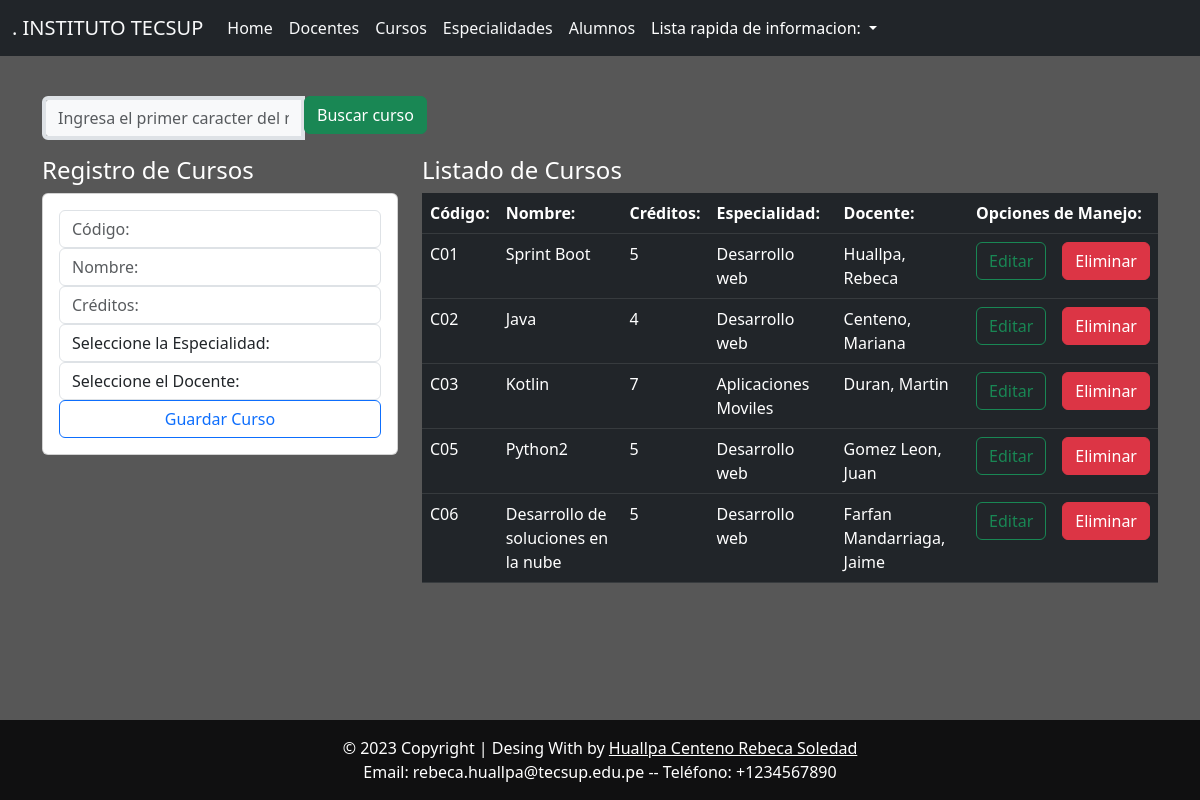
Screenshot of /curso with the database file from the repository.
### Aplicaciones/Academicos/models.py (models this page shows, shortened)
class Curso(models.Model):
    codigo = models.CharField(primary_key=True, max_length=6)
    nombre = models.CharField(max_length=50)
    creditos = models.PositiveSmallIntegerField()
    especialidad = models.ForeignKey(Especialidad, on_delete=models.CASCADE)
    docente = models.ForeignKey(Docente, on_delete=models.CASCADE)

class Especialidad(models.Model):
    nombre = models.CharField(max_length=50)
    descripcion = models.TextField()

class Docente(models.Model):
    apellido = models.CharField(max_length=50)
    nombre = models.CharField(max_length=50)
    f_ingreso = models.DateField()
    dni = models.CharField(max_length=8)
    telefono = models.CharField(max_length=15)

### Aplicaciones/Academicos/views.py (the view)
# urls.py: path('curso', views.curso, name='curso'),
def curso(request):
    cursosListado = Curso.objects.all()
    especialidades = Especialidad.objects.all()
    docentes = Docente.objects.all()
    return render(request, "GestionCursos.html", {"cursos": cursosListado, "especialidades": especialidades, "docentes": docentes})

### Aplicaciones/Academicos/Templates/GestionCursos.html (shortened to what this page needs)
{% extends 'base.html' %}
{% block body %}
<form action="{% url 'buscar_curso' %}" class="d-none d-sm-inline-block form-inline mr-auto ml-md-6 my-4 my-md-3 mw-100 navbar-search" method="POST">
  <div class="input-group">
    <input type="text" class="form-control bg-light border-4 small" placeholder="Ingresa el primer caracter del nombre..." name="buscar" value="{{ request.POST.buscar }}">
    <br>
    <div class="input-group-append">
      <button class="btn btn-success" type="submit">Buscar curso </button>
    </div>
  </div>
</form>
<div class="row">
  <div class="col-sm-12 col-md-6 col-lg-4 col-xl-4">
    <h4>Registro de Cursos</h4>
    <div class="card">
      <div class="card-body">
        <form action="{% url 'registrar_curso' %}" method="POST">
          <div class="form-group">
            <input type="text" id="codigo" name="codigo" placeholder="Código:" class="form-control">
          </div>
          <div class="form-group">
            <input type="text" id="nombre" name="nombre" placeholder="Nombre:" class="form-control">
          </div>
          <div class="form-group">
            <input type="text" id="creditos" name="creditos" placeholder="Créditos:" class="form-control">
          </div>
          <div class="form-group">
            <select name="especialidad" id="especialidad" class="form-control">
              <option value="">Seleccione la Especialidad:</option>
            </select>
          </div>
          <div class="form-group">
            <select name="docente" id="docente" class="form-control">
              <option value="">Seleccione el Docente:</option>
            </select>
          </div>
          <div class="form-group">
            <button type="submit" class="btn btn-outline-primary form-control">Guardar Curso</button>
          </div>
        </form>
      </div>
    </div>
  </div>
  <div class="col-sm-12 col-md-6 col-lg-8 col-xl-8">
    <h4>Listado de Cursos</h4>
    <table class="table table-dark">
      <thead>
        <tr>
          <th>Código:</th>
          <th>Nombre:</th>
          <th>Créditos:</th>
          <th>Especialidad:</th>
          <th>Docente:</th>
          <th colspan="2">Opciones de Manejo:</th>
        </tr>
      </thead>
      <tbody>
        {% for curso in cursos %}
        <tr>
          <td>{{ curso.codigo }}</td>
          <td>{{ curso.nombre }}</td>
          <td>{{ curso.creditos }}</td>
          <td>{{ curso.especialidad.nombre }}</td>
          <td>{{ curso.docente.apellido }}, {{ curso.docente.nombre }}</td>
          <td><a href="{% url 'edicioncurso' codigo=curso.codigo %}" class="btn btn-outline-success">Editar</a></td>
          <td><a href="{% url 'eliminarcurso' codigo=curso.codigo %}" class="btn btn-danger">Eliminar</a></td>
        </tr>
        {% endfor %}
      </tbody>
    </table>
  </div>
</div>
{% endblock %}

### Aplicaciones/Academicos/Templates/Base.html (shortened to what this page needs)
<!doctype html>
<html lang="en">
  <head>
    <link href="https://cdn.jsdelivr.net/npm/bootstrap@5.3.0-alpha3/dist/css/bootstrap.min.css" rel="stylesheet">
  </head>
  <body>
  <nav class="navbar navbar-expand-lg navbar-light bg-dark">
    <div class="container-fluid">
      <a class="navbar-brand navbar-light text-light" href="#">. INSTITUTO TECSUP</a>
      <div class="collapse navbar-collapse" id="navbarTogglerDemo03">
        <ul class="navbar-nav me-auto mb-2 mb-lg-0">
          <li class="nav-item">
            <a class="nav-link active text-light" aria-current="page" href="/profile">Home</a>
          </li>
          <li class="nav-item">
            <a class="nav-link text-light" href="/docente">Docentes</a>
          </li>
          <li class="nav-item">
            <a class="nav-link text-light" href="/curso">Cursos</a>
          </li>
          <li class="nav-item">
            <a class="nav-link text-light" href="/especialidad">Especialidades</a>
          </li>
          <li class="nav-item">
            <a class="nav-link text-light" href="/alumno">Alumnos</a>
          </li>
          <li class="nav-item dropdown">
            <a class="nav-link dropdown-toggle" href="#" role="button" data-bs-toggle="dropdown" aria-expanded="false">
              Lista rapida de informacion:
            </a>
          </li>
        </ul>
      </div>
    </div>
  </nav>
  <div class="container py-4">
    {% block body %}
    {% endblock %}
  </div>
  <footer class="text-center text-white fixed-bottom" style="background-color: #141415;">
    <div class="text-center p-3" style="background-color: rgba(0, 0, 0, 0.2);">
      © 2023 Copyright | Desing With by
      <a class="text-white" href="">Huallpa Centeno Rebeca Soledad</a>
      <p class="mb-0">Email: rebeca.huallpa@tecsup.edu.pe -- Teléfono: +1234567890</p>
    </div>
  </footer>
</body>
</html>

### Aplicaciones/Academicos/Templates/Base.html (style rules this page uses)
body { background-color: #575757; color: #ffffff; }
.navbar { background-color: #212121; color: #ffffff; }
.navbar .nav-link { color: #ffffff; }

### rows the page displays
Curso: codigo "C01", nombre "Sprint Boot", creditos "5", especialidad.nombre "Desarrollo web", docente.apellido "Huallpa", docente.nombre "Rebeca"
Curso: codigo "C02", nombre "Java", creditos "4", especialidad.nombre "Desarrollo web", docente.apellido "Centeno", docente.nombre "Mariana"
Curso: codigo "C03", nombre "Kotlin", creditos "7", especialidad.nombre "Aplicaciones Moviles", docente.apellido "Duran", docente.nombre "Martin"
Curso: codigo "C05", nombre "Python2", creditos "5", especialidad.nombre "Desarrollo web", docente.apellido "Gomez Leon", docente.nombre "Juan"
Curso: codigo "C06", nombre "Desarrollo de soluciones en la nube", creditos "5", especialidad.nombre "Desarrollo web", docente.apellido "Farfan Mandarriaga", docente.nombre "Jaime"
